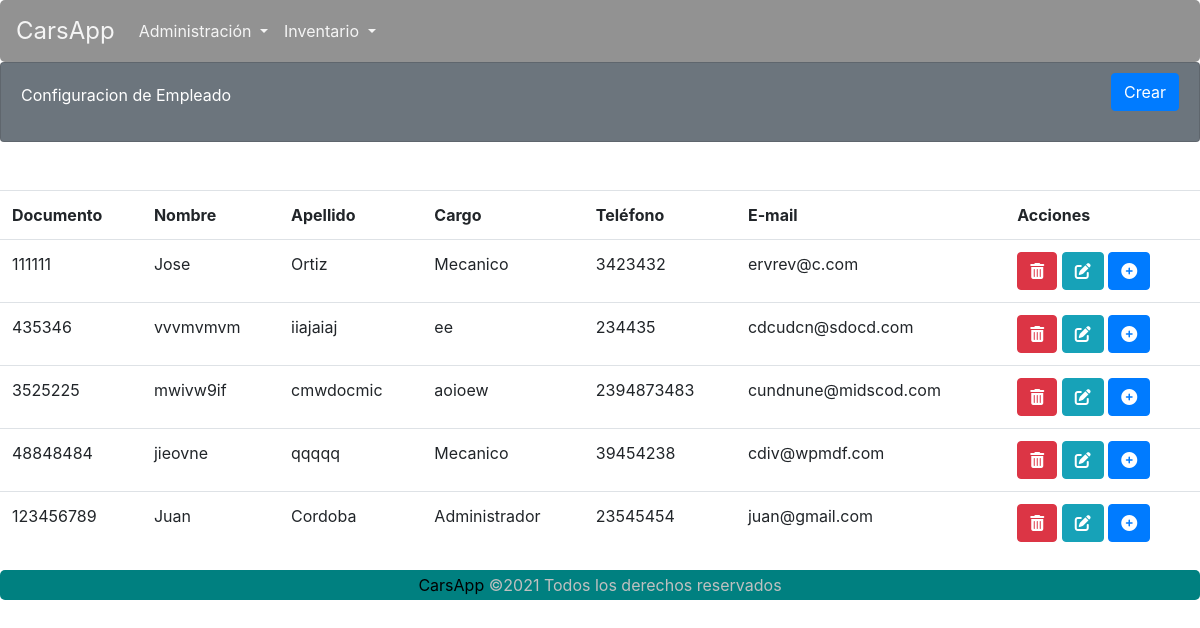
Before: /carsapp/empleadoListar/ with the older database file.
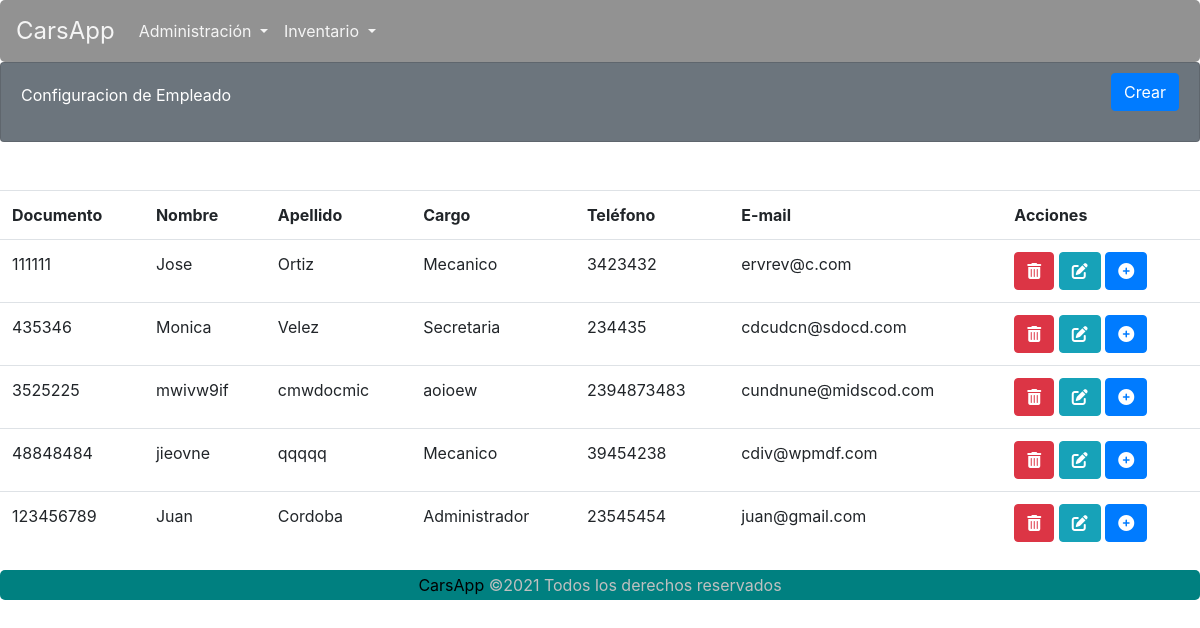
After: the same page with the newer database file.
### carsapp/models.py (models this page shows)
class Empleados(models.Model):
    cedula_Emp = models.IntegerField(primary_key=True)
    nombre_Emp = models.CharField(max_length=30, blank=False, null=False)
    apellido_Emp = models.CharField(max_length=30, blank=False, null=False)
    cargo_Emp = models.CharField(max_length=30, blank=False, null=False)
    telefono_Emp = models.CharField(max_length=15, blank=False, null=False)
    email_Emp = models.EmailField(blank=False, null=False)
    def __str__(self):
        return f"{self.nombre_Emp} {self.apellido_Emp}"

### carsapp/views.py (the view)
# urls.py: path('empleadoListar/', views.EmpleadoLista.as_view(), name='empleadoListar'),
class EmpleadoLista(ListView):
    template_name = 'carsapp/empleadoListar.html'
    queryset = Empleados.objects.all()
    paginate_by = 7
    def get_context_data(self, **kwargs):
        context = super().get_context_data(**kwargs)
        context['message'] = 'Lista de Empleados'
        print(context)
        return context

### carsapp/templates/carsapp/empleadoListar.html (shortened to what this page needs)
{% extends 'carsapp/base.html' %}
{% load static %}
{% block contenedor %}
<div class="card text-white bg-secondary">
    <div class="card-body">
        <div>
            Configuracion de Empleado
        </div>
        <div class="btn-cerrarSesion">
            <a class="btn btn-primary" href="{% url 'carsapp:empleadoFormulario' %}" id="ID_BTNListar">Crear</a>
        </div>
    </div>
</div>
    <br>
    <br />
    {% if object_list %}
    <table class="table  table-hover">
        <tr>
            <th>Documento</th>
            <th>Nombre</th>
            <th>Apellido</th>
            <th>Cargo</th>
            <th>Teléfono</th>
            <th>E-mail</th>
            <th>Acciones</th>
        </tr>
        {% for registro in object_list %}
        <tr>
            <td>{{ registro.cedula_Emp }}</td>
            <td>{{ registro.nombre_Emp }}</td>
            <td>{{ registro.apellido_Emp }}</td>
            <td>{{ registro.cargo_Emp }}</td>
            <td>{{ registro.telefono_Emp }}</td>
            <td>{{ registro.email_Emp }}</td>
            <td>
                <abbr title="Eliminar empleado"><a class="btn btn-danger" href="javascript:vehiculo_Eliminar('{% url 'carsapp:empleadoEliminar' registro.cedula_Emp %}')" role="button"><i class="fas fa-trash-alt"></i></a></abbr>
                <abbr title="Actualizar datos"><a class="btn btn-info" href="{% url 'carsapp:empleadoFormActualizar' registro.cedula_Emp %}" role="button"><i class="fas fa-edit"></i></a></abbr>
                <abbr title="Crear usuario"><a class="btn btn-primary" href="{% url 'carsapp:usuarioCrear' registro.cedula_Emp %}" role="button"><i class="fas fa-plus-circle"></i></a></abbr>
            </td>
        </tr>
        {% endfor %}
    </table>
    {% else %}
    No hay datos aún.
    {% endif %}
{% endblock %}

Changed rows visible on the page:
changed Empleados "cdcudcn@sdocd.com": nombre_Emp "vvvmvmvm" → "Monica"; apellido_Emp "iiajaiaj" → "Velez"; cargo_Emp "ee" → "Secretaria"
